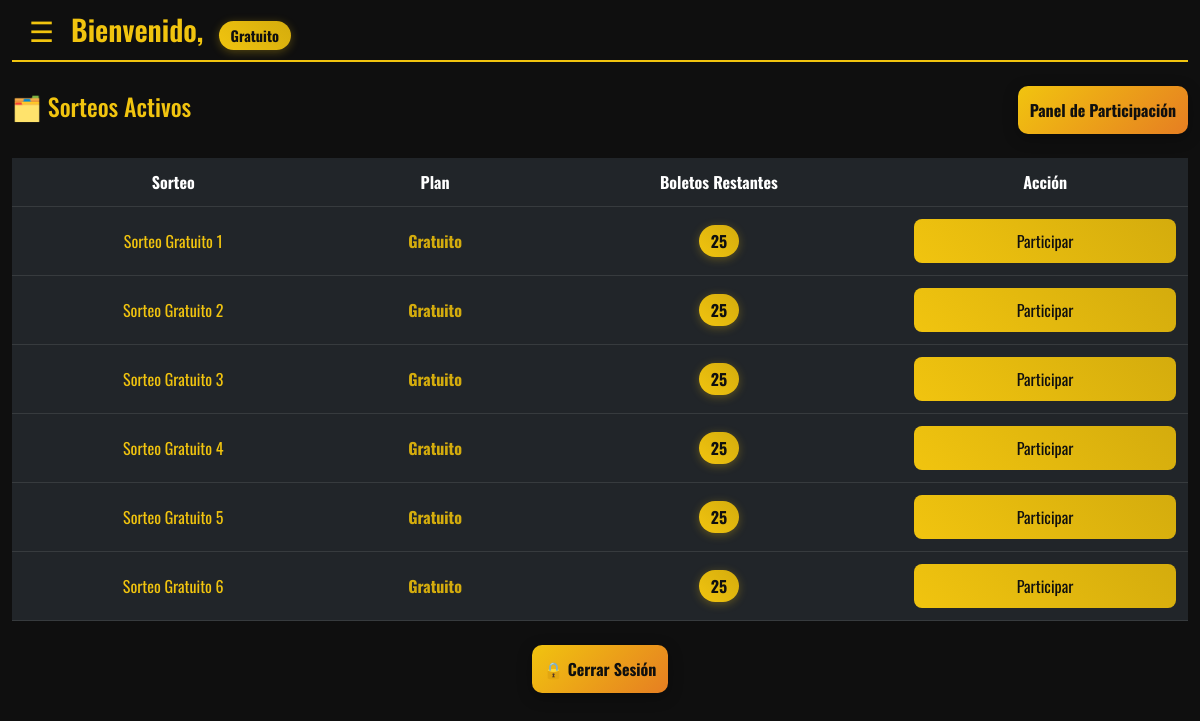
The page /usuarios/dashboard.php (signed in) on the database its author committed.
### tables this page shows
CREATE TABLE sorteos (
  id INT AUTO_INCREMENT PRIMARY KEY,
  titulo VARCHAR(100) NOT NULL,
  descripcion TEXT,
  plan ENUM('gratuito', 'plus', 'pro') DEFAULT 'gratuito',
  precio_entrada DECIMAL(10,2) DEFAULT 5.00,
  max_participantes INT DEFAULT 25,
  fecha_inicio DATETIME,
  fecha_cierre DATETIME,
  estado ENUM('activo', 'cerrado', 'finalizado', 'inactivo') DEFAULT 'activo',
  fecha_creacion TIMESTAMP DEFAULT CURRENT_TIMESTAMP
);

### usuarios/dashboard.php (the view, shortened to what this page needs)
<?php
require_once '../config.php';
$user = $_SESSION['usuario'];
$plan_usuario = $user['plan'];
$clase_plan = 'plan-gratuito';
switch($plan_usuario) {
    default:
        $clase_plan = 'plan-gratuito';
        break;
}
$planes_permitidos = ['gratuito'];
$placeholders = implode(',', array_fill(0, count($planes_permitidos), '?'));
$sql = "
    SELECT s.*,
        (SELECT COALESCE(SUM(p.cantidad_boletos), 0) FROM participaciones p WHERE p.id_sorteo = s.id) AS total_boletos_vendidos
    FROM sorteos s
    WHERE s.estado = 'activo' AND s.plan IN ($placeholders)
    ORDER BY s.fecha_creacion DESC
";
$stmt = $conn->prepare($sql);
$stmt->bind_param(str_repeat('s', count($planes_permitidos)), ...$planes_permitidos);
$stmt->execute();
$result = $stmt->get_result();
?>
<!DOCTYPE html>
<html lang="es" class="<?= $clase_plan ?>">
<head>
    <link rel="stylesheet" href="https://cdn.jsdelivr.net/npm/bootstrap@5.3.0/dist/css/bootstrap.min.css">
    <link href="https://cdn.jsdelivr.net/npm/bootstrap-icons@1.10.5/font/bootstrap-icons.css" rel="stylesheet">
    <link rel="stylesheet" href="css/dash.css">
</head>
<body class="<?= $clase_plan ?>">
<div class="container-fluid">
    <div class="mafia-header d-flex justify-content-between align-items-center flex-wrap py-2 px-3">
        <div class="bienvenida d-flex align-items-center flex-wrap gap-2">
            <button class="btn btn-link text-warning fs-3 p-0 me-2 align-baseline" type="button"
                    data-bs-toggle="offcanvas" data-bs-target="#offcanvasMenu" aria-controls="offcanvasMenu"
                    style="text-decoration: none; color: var(--primary-color) !important;">
                ☰
            </button>
            <span style="color: var(--text-color);">
                Bienvenido, <strong><?= htmlspecialchars($user['nombre']); ?></strong>
                <span class="plan-badge" style="
                    background: linear-gradient(45deg, var(--primary-color), var(--accent-color));
                    color: var(--text-contrast);
                    padding: 4px 12px;
                    border-radius: 20px;
                    font-size: 0.9rem;
                    font-weight: bold;
                    margin-left: 8px;
                    box-shadow: 0 2px 10px var(--glow-color);
                ">
                    <?= ucfirst(htmlspecialchars($plan_usuario ?? 'gratuito')); ?>
                </span>
            </span>
        </div>
    </div>
    <div class="d-flex justify-content-between align-items-center mb-4">
        <h4 style="color: var(--text-color);">🗂️ Sorteos Activos</h4>
        <button class="btn btn-custom" onclick="filtrarPanel()">Panel de Participación</button>
    </div>
    <div class="table-responsive">
        <table class="table table-dark table-hover w-100">
            <thead style="background: linear-gradient(45deg, var(--primary-color), var(--accent-color)); color: var(--text-contrast);">
            <tr>
                <th>Sorteo</th>
                <th>Plan</th>
                <th>Boletos Restantes</th>
                <th>Acción</th>
            </tr>
            </thead>
            <tbody>
            <?php while ($row = $result->fetch_assoc()):
                $restantes = max(0, $row['max_participantes'] - $row['total_boletos_vendidos']);
            ?>
                <tr>
                    <td style="color: var(--text-color);"><?= htmlspecialchars($row['titulo']); ?></td>
                    <td style="color: var(--accent-color); font-weight: bold;"><?= ucfirst(htmlspecialchars($row['plan'])); ?></td>
                    <td><span class="badge badge-custom"><?= $restantes; ?></span></td>
                    <td>
                        <?php if ($restantes > 0): ?>
                            <form action="participar.php" method="POST" class="mb-0">
                                <button type="submit" class="btn btn-participar w-100" style="color: var(--text-contrast) !important;">Participar</button>
                            </form>
                        <?php else: ?>
                            <button class="btn btn-secondary w-100" disabled>
                                Completo
                            </button>
                        <?php endif; ?>
                    </td>
                </tr>
            <?php endwhile; ?>
            </tbody>
        </table>
    </div>
    <div class="text-center mt-2">
        <a href="../logout.php" class="btn btn-custom">🔒 Cerrar Sesión</a>
    </div>
</div>
</body>
</html>

### usuarios/css/dash.css (style rules this page uses)
body { font-family: 'Oswald', sans-serif; transition: all 0.3s ease; }
.mafia-header { border-bottom: 2px solid var(--primary-color); margin-bottom: 1.5rem; padding-bottom: 1rem; }
.bienvenida { font-size: 1.8rem; font-weight: 600; }
.btn-custom { background: linear-gradient(135deg, var(--primary-color), var(--secondary-color)); color: var(--text-contrast); font-weight: bold; padding: 12px; border-radius: 10px; border: none; transition: all 0.3s ease; box-shadow: 0 4px 15px rgba(0,0,0,0.3); }
.btn-participar { font-size: 1rem; padding: 10px 15px; border-radius: 8px; background: linear-gradient(45deg, var(--primary-color), var(--accent-color)); border: none; transition: all 0.3s ease; }
.table th, .table td { text-align: center; vertical-align: middle; padding: 0.75rem; }
.badge-custom { background: linear-gradient(45deg, var(--primary-color), var(--accent-color)); color: var(--text-contrast); font-size: 1rem; padding: 0.5em 0.75em; border-radius: 20px; box-shadow: 0 2px 10px var(--glow-color); }
.table tr { opacity: 0; transform: translateX(30px); animation: fly-in 0.5s ease-out forwards; }
.plan-gratuito { --bg-color: #0b0b0b; --primary-color: #f1c40f; --secondary-color: #e67e22; --accent-color: #d4ac0d; --hover-color: #f39c12; --text-color: #f1c40f; --text-contrast: #0f0f0f; --glow-color: rgba(241, 196, 15, 0.3); }
.plan-gratuito body { background-color: #0f0f0f; color: var(--text-color); }
.plan-gratuito body::after, .plan-gratuito body::before { content: ''; position: fixed; top: 0; left: 0; width: 100%; height: 100%; background-size: cover; background-position: center; opacity: 0; pointer-events: none; z-index: -2; animation: fadeImages 20s infinite; }
.plan-gratuito body::after { background-image: url('https://img.freepik.com/vector-gratis/fondo-formas-onduladas-doradas_1035-9069.jpg?t=st=1749499103~exp=1749502703~hmac=dc10b0409ffb7eff70ed1b9e74ae094a00d789cbc19350bdb51c7e8d80b12ae9'); animation-delay: 0s; }
.plan-gratuito body::before { background-image: url('https://img.freepik.com/vector-gratis/vector-diseno-gradiente-fondo-colorido_677411-3356.jpg?semt=ais_hybrid&w=740'); animation-delay: 10s; }

### rows shown on the page
sorteos: titulo "Sorteo Gratuito 1", plan "Gratuito", max_participantes "25"
sorteos: titulo "Sorteo Gratuito 2", plan "Gratuito", max_participantes "25"
sorteos: titulo "Sorteo Gratuito 3", plan "Gratuito", max_participantes "25"
sorteos: titulo "Sorteo Gratuito 4", plan "Gratuito", max_participantes "25"
sorteos: titulo "Sorteo Gratuito 5", plan "Gratuito", max_participantes "25"
sorteos: titulo "Sorteo Gratuito 6", plan "Gratuito", max_participantes "25"

### other values the page prints
$plan_usuario "Gratuito"
